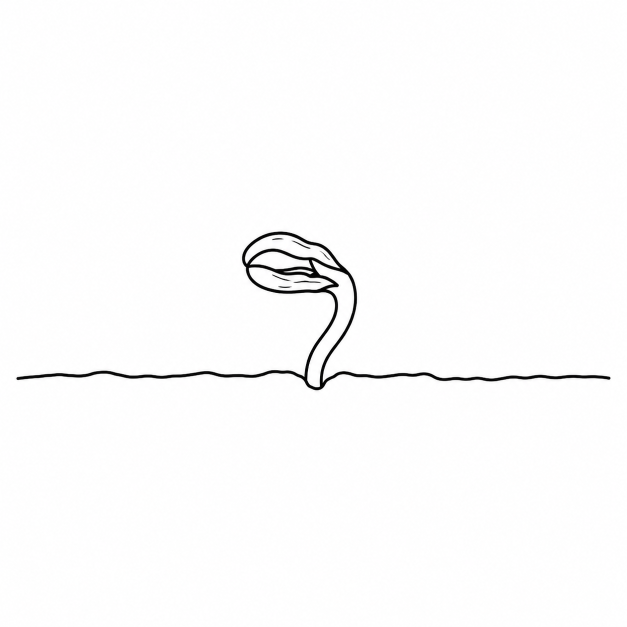
#> input picture assets/bbch/tomate/SoLy-BBCH09.png, 1254 x 1254 px (shown at 1/2 size); its folder holds only this picture in this run
$ python bbch_images.py
#> lines starting #> are read from the running program, lines starting #| are printed output that depends on the picture
"""Verkleinert die BBCH-Zeichnungen für die Bonitur-Seite.

Originale liegen in assets/bbch/<kultur>/ und heißen ...BBCH<code>.png
(z. B. SoLy-BBCH61.png). Daraus entstehen kleine WebP-Bilder in
app/static/img/bbch/<kultur>-<code>.webp und eine Übersicht index.json,
welche Stadien es je Kultur als Bild gibt.

Aufruf:  python tools/bbch_images.py
"""
import json
import re
from pathlib import Path

from PIL import Image, ImageOps

ROOT = Path(__file__).resolve().parent.parent
SRC = ROOT / "assets" / "bbch"
OUT = ROOT / "app" / "static" / "img" / "bbch"
SIZE = 320  # Pixel; in der App etwa 110 px breit, also scharf bis dreifache Pixeldichte


def main() -> None:
    OUT.mkdir(parents=True, exist_ok=True)
    index: dict[str, list[int]] = {}
    for folder in sorted(p for p in SRC.iterdir() if p.is_dir()):
        codes = []
        for f in sorted(folder.iterdir()):
            m = re.search(r"BBCH[-_ ]?(\d{2})", f.name, re.I)
            if not m or f.suffix.lower() not in {".png", ".jpg", ".jpeg", ".webp"}:
                continue
            code = int(m.group(1))
            img = ImageOps.exif_transpose(Image.open(f)).convert("L")
            img.thumbnail((SIZE, SIZE), Image.LANCZOS)
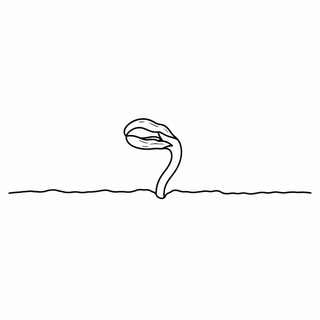
#> img: PIL image 320x320 L; min 0, max 255, mean 251.4
            target = OUT / f"{folder.name}-{code:02d}.webp"
            img.save(target, "WEBP", quality=72, method=6)
            codes.append(code)
            print(f"{f.relative_to(ROOT)} -> {target.relative_to(ROOT)} ({target.stat().st_size // 1024} KB)")
        if codes:
            index[folder.name] = sorted(codes)
    (OUT / "index.json").write_text(json.dumps(index, separators=(",", ":")) + "\n")


if __name__ == "__main__":
    main()

$ run again, on assets/bbch/tomate/SoLy-BBCH12.png
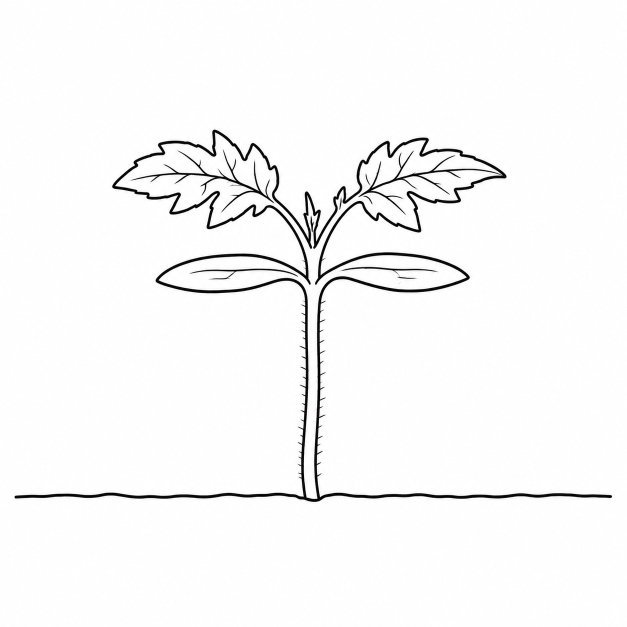
#> input picture assets/bbch/tomate/SoLy-BBCH12.png, 1254 x 1254 px (shown at 1/2 size)
#> in main, `img.thumbnail((SIZE, SIZE), Image.LANCZOS)`:
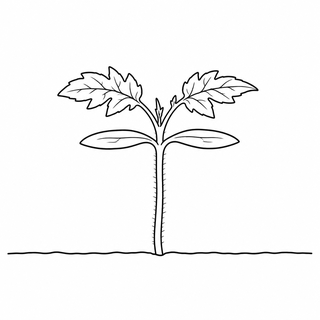
#> img: PIL image 320x320 L; min 0, max 255, mean 247.2
